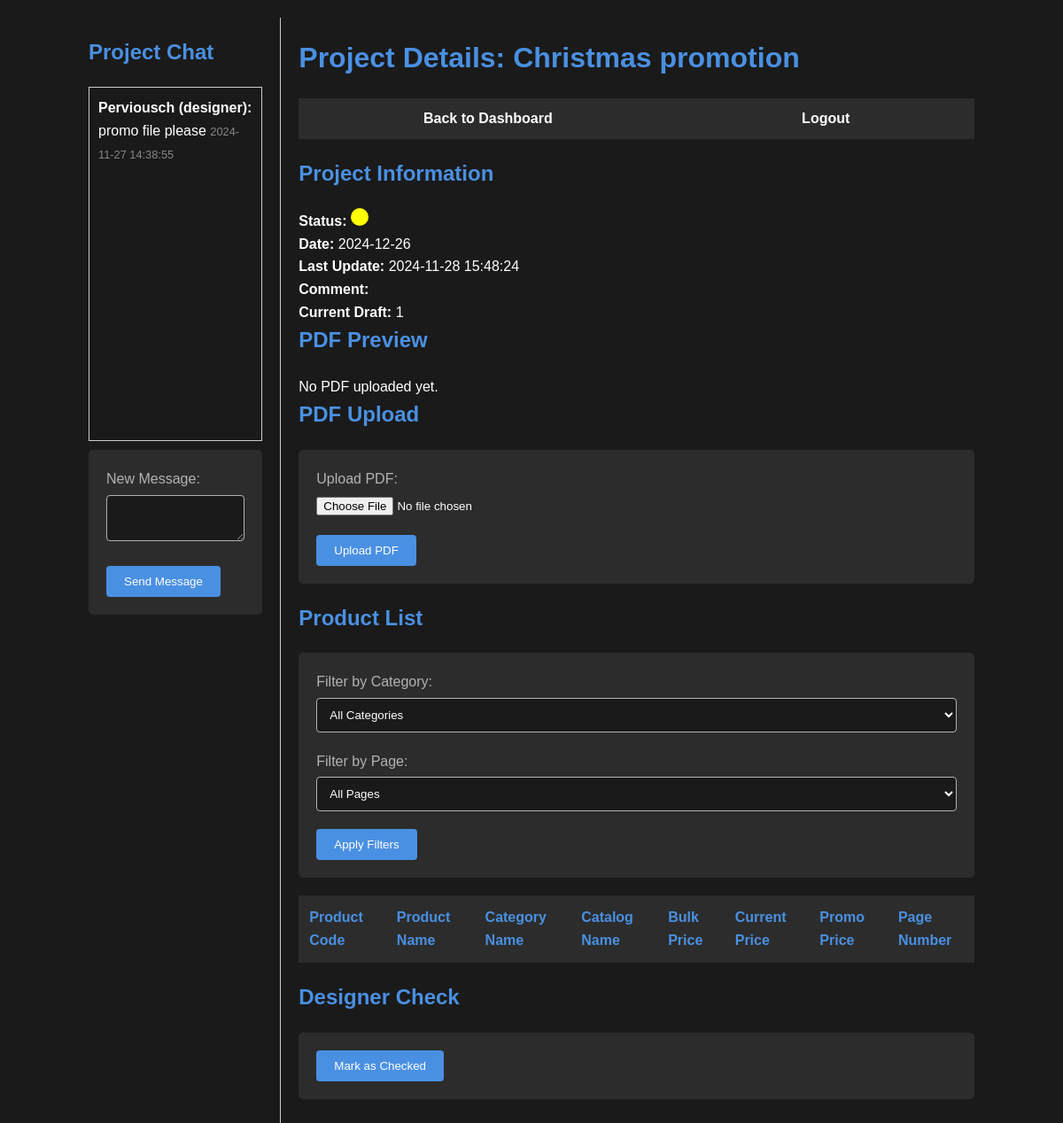
Page /project_details.php?id=4 (signed in) on the committed database.
### tables this page shows
CREATE TABLE `chat_messages` (
  `id` int(11) NOT NULL,
  `project_id` int(11) NOT NULL,
  `user_id` int(11) NOT NULL,
  `message` text NOT NULL,
  `created_at` timestamp NOT NULL DEFAULT current_timestamp(),
  `is_closed` tinyint(1) DEFAULT 0
);

CREATE TABLE `users` (
  `id` int(11) NOT NULL,
  `username` varchar(50) NOT NULL,
  `password` varchar(255) NOT NULL,
  `role` enum('designer','proof_reader','management') NOT NULL
);

CREATE TABLE `projects` (
  `id` int(11) NOT NULL,
  `name` varchar(100) NOT NULL,
  `status` enum('design_pending','design_approved','draft_review','final_review','approved_for_print','completed') NOT NULL,
  `created_at` timestamp NOT NULL DEFAULT current_timestamp(),
  `project_date` date NOT NULL,
  `comment` text DEFAULT NULL,
  `pdf_file_path` varchar(255) DEFAULT NULL,
  `current_draft` int(11) NOT NULL DEFAULT 1,
  `updated_at` timestamp NOT NULL DEFAULT current_timestamp() ON UPDATE current_timestamp()
);

### project_details.php (the view, shortened to what this page needs)
<?php
require_once __DIR__ . '/config/database.php';
$project_id = $_GET['id'] ?? null;
$stmt = $pdo->prepare("SELECT p.*,
    (SELECT COUNT(*) FROM project_checks pc WHERE pc.project_id = p.id AND pc.draft_number = p.current_draft) as check_count,
    (SELECT COUNT(*) FROM users WHERE role = 'proof_reader') as total_proofreaders,
    (SELECT COUNT(*) FROM project_checks pc WHERE pc.project_id = p.id AND pc.draft_number = p.current_draft AND pc.status = 'rejected') as error_count
    FROM projects p WHERE p.id = ?");
$stmt->execute([$project_id]);
$project = $stmt->fetch();
$check_status = 'yellow';
$stmt = $pdo->prepare("SELECT cm.*, u.username, u.role
                       FROM chat_messages cm
                       JOIN users u ON cm.user_id = u.id
                       WHERE cm.project_id = ?
                       ORDER BY cm.created_at DESC
                       LIMIT 50");
$stmt->execute([$project_id]);
$chat_messages = $stmt->fetchAll();
?>
<!DOCTYPE html>
<html lang="en">
<head>
    <link rel="stylesheet" href="public/css/style.css">
</head>
<body>
    <div class="container">
        <div class="chat-sidebar">
            <h2>Project Chat</h2>
            <div id="chat-container">
                <?php foreach ($chat_messages as $message): ?>
                    <div class="chat-message">
                        <span class="username"><?php echo htmlspecialchars($message['username']); ?> (<?php echo htmlspecialchars($message['role']); ?>):</span>
                        <span class="message"><?php echo htmlspecialchars($message['message']); ?></span>
                        <span class="timestamp"><?php echo htmlspecialchars($message['created_at']); ?></span>
                    </div>
                <?php endforeach; ?>
            </div>
            <form method="POST">
                <div class="form-group">
                    <label for="chat_message">New Message:</label>
                    <textarea id="chat_message" name="chat_message" required></textarea>
                </div>
                <button type="submit">Send Message</button>
            </form>
        </div>
        <div class="main-content">
            <h1>Project Details: <?php echo htmlspecialchars($project['name']); ?></h1>
            <nav>
                <ul>
                    <li><a href="designer_dashboard.php">Back to Dashboard</a></li>
                    <li><a href="logout.php">Logout</a></li>
                </ul>
            </nav>
            <section id="project-info">
                <h2>Project Information</h2>
                <p><strong>Status:</strong>
                    <span class="status-indicator status-<?php echo $check_status; ?>"></span>
                </p>
                <p><strong>Date:</strong> <?php echo htmlspecialchars($project['project_date']); ?></p>
                <p><strong>Last Update:</strong> <?php echo htmlspecialchars($project['updated_at']); ?></p>
                <p><strong>Comment:</strong> <?php echo htmlspecialchars($project['comment']); ?></p>
                <p><strong>Current Draft:</strong> <?php echo htmlspecialchars($project['current_draft']); ?></p>
            </section>
            <section id="pdf-preview">
                <h2>PDF Preview</h2>
                <?php if ($project['pdf_file_path']): ?>
                    <embed src="<?php echo htmlspecialchars($project['pdf_file_path']); ?>" type="application/pdf" width="100%" height="600px" />
                <?php else: ?>
                    <p>No PDF uploaded yet.</p>
                <?php endif; ?>
            </section>
            <section id="pdf-upload">
                <h2>PDF Upload</h2>
                <form method="POST" enctype="multipart/form-data">
                    <div class="form-group">
                        <label for="pdf_file">Upload PDF:</label>
                        <input type="file" id="pdf_file" name="pdf_file" accept=".pdf" required>
                    </div>
                    <button type="submit">Upload PDF</button>
                </form>
            </section>
            <section id="product-list">
                <h2>Product List</h2>
                <form method="GET">
                    <div class="form-group">
                        <label for="category">Filter by Category:</label>
                        <select name="category" id="category">
                            <option value="">All Categories</option>
                        </select>
                    </div>
                    <div class="form-group">
                        <label for="page">Filter by Page:</label>
                        <select name="page" id="page">
                            <option value="">All Pages</option>
                        </select>
                    </div>
                    <button type="submit">Apply Filters</button>
                </form>
                <table>
                    <thead>
                        <tr>
                            <th>Product Code</th>
                            <th>Product Name</th>
                            <th>Category Name</th>
                            <th>Catalog Name</th>
                            <th>Bulk Price</th>
                            <th>Current Price</th>
                            <th>Promo Price</th>
                            <th>Page Number</th>
                        </tr>
                    </thead>
                </table>
            </section>
            <section id="designer-check">
                <h2>Designer Check</h2>
                <form method="POST">
                    <button type="submit" name="designer_check">Mark as Checked</button>
                </form>
            </section>
        </div>
    </div>
</body>
</html>

### public/css/style.css (style rules this page uses)
:root { --bg-primary: #1a1a1a; --bg-secondary: #2c2c2c; --text-primary: #ffffff; --text-secondary: #b3b3b3; --accent-primary: #4a90e2; --accent-secondary: #45a049; --error: #ff6b6b; --success: #6bff6b; --warning: #feca57; }
* { margin: 0; padding: 0; box-sizing: border-box; }
body { font-family: 'Arial', sans-serif; background-color: var(--bg-primary); color: var(--text-primary); line-height: 1.6; }
.container { width: 90%; max-width: 1200px; margin: 0 auto; padding: 20px; }
h1, h2, h3, h4, h5, h6 { margin-bottom: 20px; color: var(--accent-primary); }
a { color: var(--accent-primary); text-decoration: none; transition: color 0.3s ease; }
form { background-color: var(--bg-secondary); padding: 20px; border-radius: 5px; margin-bottom: 20px; }
.form-group { margin-bottom: 20px; }
label { display: block; margin-bottom: 5px; color: var(--text-secondary); }
input[type="text"], input[type="password"], input[type="email"], select, textarea { width: 100%; padding: 10px; border: 1px solid var(--text-secondary); border-radius: 4px; background-color: var(--bg-primary); color: var(--text-primary); }
button, .btn { display: inline-block; padding: 10px 20px; background-color: var(--accent-primary); color: var(--text-primary); border: none; border-radius: 4px; cursor: pointer; transition: background-color 0.3s ease; }
table { width: 100%; border-collapse: collapse; margin-bottom: 20px; }
th, td { padding: 12px; text-align: left; border-bottom: 1px solid var(--bg-secondary); }
th { background-color: var(--bg-secondary); color: var(--accent-primary); }
nav { background-color: var(--bg-secondary); padding: 10px 0; margin-bottom: 20px; }
nav ul { list-style-type: none; display: flex; justify-content: space-around; }
nav ul li a { color: var(--text-primary); font-weight: bold; }

### project_details.php (style rules this page uses)
.container { display: flex; }
.chat-sidebar { width: 300px; padding: 20px; border-right: 1px solid #ccc; }
.main-content { flex-grow: 1; padding: 20px; }
#chat-container { height: 400px; overflow-y: auto; border: 1px solid #ccc; padding: 10px; margin-bottom: 10px; }
.chat-message { margin-bottom: 10px; }
.chat-message .username { font-weight: bold; }
.chat-message .timestamp { font-size: 0.8em; color: #888; }
.status-indicator { width: 20px; height: 20px; border-radius: 50%; display: inline-block; margin-right: 10px; }
.status-yellow { background-color: yellow; }

### rows in the picture
chat_messages: user.username "Perviousch", user.role "designer", message "promo file please", created_at "2024-11-27 14:38:55"
projects: name "Christmas promotion", project_date "2024-12-26", updated_at "2024-11-28 15:48:24", current_draft "1"
